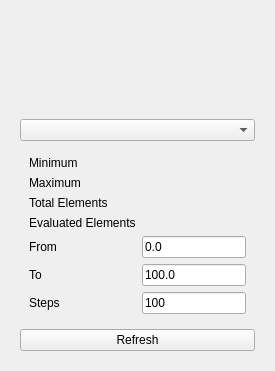
<?xml version="1.0" encoding="UTF-8"?>
<ui version="4.0">
 <class>StaticsFrame</class>
 <widget class="QWidget" name="StaticsFrame">
  <property name="geometry">
   <rect>
    <x>0</x>
    <y>0</y>
    <width>275</width>
    <height>371</height>
   </rect>
  </property>
  <property name="windowTitle">
   <string>Elements Statistics</string>
  </property>
  <layout class="QVBoxLayout" name="verticalLayout">
   <item>
    <widget class="QWidget" name="widget_chart_container" native="true">
     <property name="minimumSize">
      <size>
       <width>0</width>
       <height>60</height>
      </size>
     </property>
     <layout class="QHBoxLayout" name="horizontalLayout"/>
    </widget>
   </item>
   <item>
    <widget class="QWidget" name="widget" native="true">
     <property name="sizePolicy">
      <sizepolicy hsizetype="Expanding" vsizetype="Maximum">
       <horstretch>0</horstretch>
       <verstretch>0</verstretch>
      </sizepolicy>
     </property>
     <layout class="QVBoxLayout" name="verticalLayout_2">
      <item>
       <widget class="QComboBox" name="comboBox_statics_eval_strategies"/>
      </item>
      <item>
       <widget class="QWidget" name="widget_2" native="true">
        <property name="sizePolicy">
         <sizepolicy hsizetype="Maximum" vsizetype="Maximum">
          <horstretch>0</horstretch>
          <verstretch>0</verstretch>
         </sizepolicy>
        </property>
        <layout class="QFormLayout" name="formLayout">
         <item row="4" column="0">
          <widget class="QLabel" name="label">
           <property name="text">
            <string>From</string>
           </property>
          </widget>
         </item>
         <item row="4" column="1">
          <widget class="QLineEdit" name="lineEdit_stat_from">
           <property name="text">
            <string>0.0</string>
           </property>
          </widget>
         </item>
         <item row="5" column="0">
          <widget class="QLabel" name="label_2">
           <property name="text">
            <string>To</string>
           </property>
          </widget>
         </item>
         <item row="5" column="1">
          <widget class="QLineEdit" name="lineEdit_stat_to">
           <property name="text">
            <string>100.0</string>
           </property>
          </widget>
         </item>
         <item row="6" column="1">
          <widget class="QLineEdit" name="lineEdit_step">
           <property name="text">
            <string>100</string>
           </property>
          </widget>
         </item>
         <item row="6" column="0">
          <widget class="QLabel" name="label_3">
           <property name="text">
            <string>Steps</string>
           </property>
          </widget>
         </item>
         <item row="1" column="0">
          <widget class="QLabel" name="label_4">
           <property name="text">
            <string>Maximum</string>
           </property>
          </widget>
         </item>
         <item row="1" column="1">
          <widget class="QLabel" name="label_maximum_val">
           <property name="text">
            <string/>
           </property>
          </widget>
         </item>
         <item row="0" column="0">
          <widget class="QLabel" name="label_6">
           <property name="text">
            <string>Minimum</string>
           </property>
          </widget>
         </item>
         <item row="0" column="1">
          <widget class="QLabel" name="label_minimum_val">
           <property name="text">
            <string/>
           </property>
          </widget>
         </item>
         <item row="2" column="0">
          <widget class="QLabel" name="label_5">
           <property name="text">
            <string>Total Elements</string>
           </property>
          </widget>
         </item>
         <item row="2" column="1">
          <widget class="QLabel" name="label_total_elements">
           <property name="text">
            <string/>
           </property>
          </widget>
         </item>
         <item row="3" column="0">
          <widget class="QLabel" name="label_8">
           <property name="text">
            <string>Evaluated Elements</string>
           </property>
          </widget>
         </item>
         <item row="3" column="1">
          <widget class="QLabel" name="label_evaluated_elements">
           <property name="text">
            <string/>
           </property>
          </widget>
         </item>
        </layout>
       </widget>
      </item>
      <item>
       <widget class="QPushButton" name="pushButton_refresh_stat">
        <property name="text">
         <string>Refresh</string>
        </property>
       </widget>
      </item>
     </layout>
    </widget>
   </item>
  </layout>
 </widget>
 <resources/>
 <connections/>
</ui>
